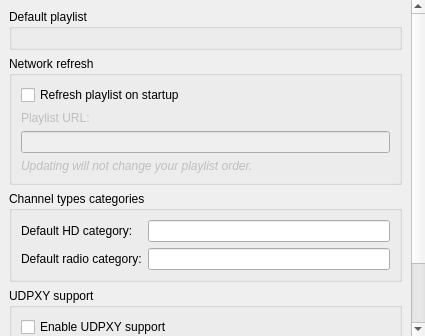
<?xml version="1.0" encoding="UTF-8"?>
<ui version="4.0">
 <class>SettingsPlaylist</class>
 <widget class="QWidget" name="SettingsPlaylist">
  <property name="geometry">
   <rect>
    <x>0</x>
    <y>0</y>
    <width>425</width>
    <height>336</height>
   </rect>
  </property>
  <property name="windowIcon">
   <iconset theme="preferences-desktop">
    <normaloff/>
   </iconset>
  </property>
  <layout class="QVBoxLayout" name="verticalLayout">
   <property name="margin">
    <number>0</number>
   </property>
   <item>
    <widget class="QScrollArea" name="scrollArea">
     <property name="frameShape">
      <enum>QFrame::NoFrame</enum>
     </property>
     <property name="widgetResizable">
      <bool>true</bool>
     </property>
     <widget class="QWidget" name="scrollAreaWidgetContents">
      <property name="geometry">
       <rect>
        <x>0</x>
        <y>-79</y>
        <width>408</width>
        <height>415</height>
       </rect>
      </property>
      <layout class="QVBoxLayout" name="verticalLayout_4">
       <item>
        <widget class="QGroupBox" name="groupDefaultPlaylist">
         <property name="title">
          <string>Default playlist</string>
         </property>
         <layout class="QVBoxLayout" name="verticalLayout_2">
          <item>
           <widget class="BrowseWidget" name="playlist" native="true"/>
          </item>
         </layout>
        </widget>
       </item>
       <item>
        <widget class="QGroupBox" name="groupPlaylistRefresh">
         <property name="title">
          <string>Network refresh</string>
         </property>
         <layout class="QVBoxLayout" name="verticalLayout_3">
          <item>
           <widget class="QCheckBox" name="checkRefresh">
            <property name="text">
             <string>Refresh playlist on startup</string>
            </property>
           </widget>
          </item>
          <item>
           <widget class="QLabel" name="labelRefresh">
            <property name="enabled">
             <bool>false</bool>
            </property>
            <property name="text">
             <string>Playlist URL:</string>
            </property>
           </widget>
          </item>
          <item>
           <widget class="QLineEdit" name="editUrl">
            <property name="enabled">
             <bool>false</bool>
            </property>
           </widget>
          </item>
          <item>
           <widget class="QLabel" name="labelRefreshInfo">
            <property name="enabled">
             <bool>false</bool>
            </property>
            <property name="text">
             <string>&lt;i&gt;Updating will not change your playlist order.&lt;/i&gt;</string>
            </property>
            <property name="wordWrap">
             <bool>true</bool>
            </property>
           </widget>
          </item>
         </layout>
        </widget>
       </item>
       <item>
        <widget class="QGroupBox" name="groupRadio">
         <property name="title">
          <string>Channel types categories</string>
         </property>
         <layout class="QGridLayout" name="gridLayout_2">
          <item row="1" column="0">
           <widget class="QLabel" name="labelRadio">
            <property name="text">
             <string>Default radio category:</string>
            </property>
           </widget>
          </item>
          <item row="1" column="2">
           <widget class="QLineEdit" name="editRadio"/>
          </item>
          <item row="0" column="0">
           <widget class="QLabel" name="labelHd">
            <property name="text">
             <string>Default HD category:</string>
            </property>
           </widget>
          </item>
          <item row="0" column="2">
           <widget class="QLineEdit" name="editHd"/>
          </item>
         </layout>
        </widget>
       </item>
       <item>
        <widget class="QGroupBox" name="groupUdpxy">
         <property name="title">
          <string>UDPXY support</string>
         </property>
         <layout class="QGridLayout" name="gridLayout">
          <item row="0" column="0" colspan="2">
           <widget class="QCheckBox" name="checkUdpxy">
            <property name="text">
             <string>Enable UDPXY support</string>
            </property>
           </widget>
          </item>
          <item row="1" column="1">
           <widget class="QLineEdit" name="editUdpxyUrl">
            <property name="enabled">
             <bool>false</bool>
            </property>
            <property name="sizePolicy">
             <sizepolicy hsizetype="Preferred" vsizetype="Fixed">
              <horstretch>0</horstretch>
              <verstretch>0</verstretch>
             </sizepolicy>
            </property>
           </widget>
          </item>
          <item row="2" column="1">
           <widget class="QSpinBox" name="editUdpxyPort">
            <property name="enabled">
             <bool>false</bool>
            </property>
            <property name="maximum">
             <number>65535</number>
            </property>
            <property name="value">
             <number>1234</number>
            </property>
           </widget>
          </item>
          <item row="1" column="0">
           <widget class="QLabel" name="labelUdpxyUrl">
            <property name="enabled">
             <bool>false</bool>
            </property>
            <property name="text">
             <string>Router IP or name:</string>
            </property>
           </widget>
          </item>
          <item row="2" column="0">
           <widget class="QLabel" name="labelUdpxyPort">
            <property name="enabled">
             <bool>false</bool>
            </property>
            <property name="text">
             <string>Router port:</string>
            </property>
           </widget>
          </item>
         </layout>
        </widget>
       </item>
       <item>
        <spacer name="verticalSpacer">
         <property name="orientation">
          <enum>Qt::Vertical</enum>
         </property>
         <property name="sizeType">
          <enum>QSizePolicy::Expanding</enum>
         </property>
         <property name="sizeHint" stdset="0">
          <size>
           <width>0</width>
           <height>0</height>
          </size>
         </property>
        </spacer>
       </item>
      </layout>
     </widget>
    </widget>
   </item>
  </layout>
 </widget>
 <customwidgets>
  <customwidget>
   <class>BrowseWidget</class>
   <extends>QWidget</extends>
   <header>common/BrowseWidget.h</header>
   <container>1</container>
  </customwidget>
 </customwidgets>
 <tabstops>
  <tabstop>scrollArea</tabstop>
  <tabstop>checkRefresh</tabstop>
  <tabstop>editUrl</tabstop>
  <tabstop>editHd</tabstop>
  <tabstop>editRadio</tabstop>
  <tabstop>checkUdpxy</tabstop>
  <tabstop>editUdpxyUrl</tabstop>
  <tabstop>editUdpxyPort</tabstop>
 </tabstops>
 <resources/>
 <connections>
  <connection>
   <sender>checkRefresh</sender>
   <signal>toggled(bool)</signal>
   <receiver>labelRefresh</receiver>
   <slot>setEnabled(bool)</slot>
   <hints>
    <hint type="sourcelabel">
     <x>102</x>
     <y>105</y>
    </hint>
    <hint type="destinationlabel">
     <x>101</x>
     <y>126</y>
    </hint>
   </hints>
  </connection>
  <connection>
   <sender>checkRefresh</sender>
   <signal>toggled(bool)</signal>
   <receiver>editUrl</receiver>
   <slot>setEnabled(bool)</slot>
   <hints>
    <hint type="sourcelabel">
     <x>220</x>
     <y>99</y>
    </hint>
    <hint type="destinationlabel">
     <x>226</x>
     <y>154</y>
    </hint>
   </hints>
  </connection>
  <connection>
   <sender>checkRefresh</sender>
   <signal>toggled(bool)</signal>
   <receiver>labelRefreshInfo</receiver>
   <slot>setEnabled(bool)</slot>
   <hints>
    <hint type="sourcelabel">
     <x>39</x>
     <y>105</y>
    </hint>
    <hint type="destinationlabel">
     <x>60</x>
     <y>176</y>
    </hint>
   </hints>
  </connection>
  <connection>
   <sender>checkUdpxy</sender>
   <signal>toggled(bool)</signal>
   <receiver>editUdpxyUrl</receiver>
   <slot>setEnabled(bool)</slot>
   <hints>
    <hint type="sourcelabel">
     <x>216</x>
     <y>308</y>
    </hint>
    <hint type="destinationlabel">
     <x>417</x>
     <y>337</y>
    </hint>
   </hints>
  </connection>
  <connection>
   <sender>checkUdpxy</sender>
   <signal>toggled(bool)</signal>
   <receiver>labelUdpxyPort</receiver>
   <slot>setEnabled(bool)</slot>
   <hints>
    <hint type="sourcelabel">
     <x>179</x>
     <y>308</y>
    </hint>
    <hint type="destinationlabel">
     <x>84</x>
     <y>366</y>
    </hint>
   </hints>
  </connection>
  <connection>
   <sender>checkUdpxy</sender>
   <signal>toggled(bool)</signal>
   <receiver>editUdpxyPort</receiver>
   <slot>setEnabled(bool)</slot>
   <hints>
    <hint type="sourcelabel">
     <x>178</x>
     <y>308</y>
    </hint>
    <hint type="destinationlabel">
     <x>417</x>
     <y>366</y>
    </hint>
   </hints>
  </connection>
  <connection>
   <sender>checkUdpxy</sender>
   <signal>toggled(bool)</signal>
   <receiver>labelUdpxyUrl</receiver>
   <slot>setEnabled(bool)</slot>
   <hints>
    <hint type="sourcelabel">
     <x>129</x>
     <y>306</y>
    </hint>
    <hint type="destinationlabel">
     <x>131</x>
     <y>319</y>
    </hint>
   </hints>
  </connection>
 </connections>
</ui>
